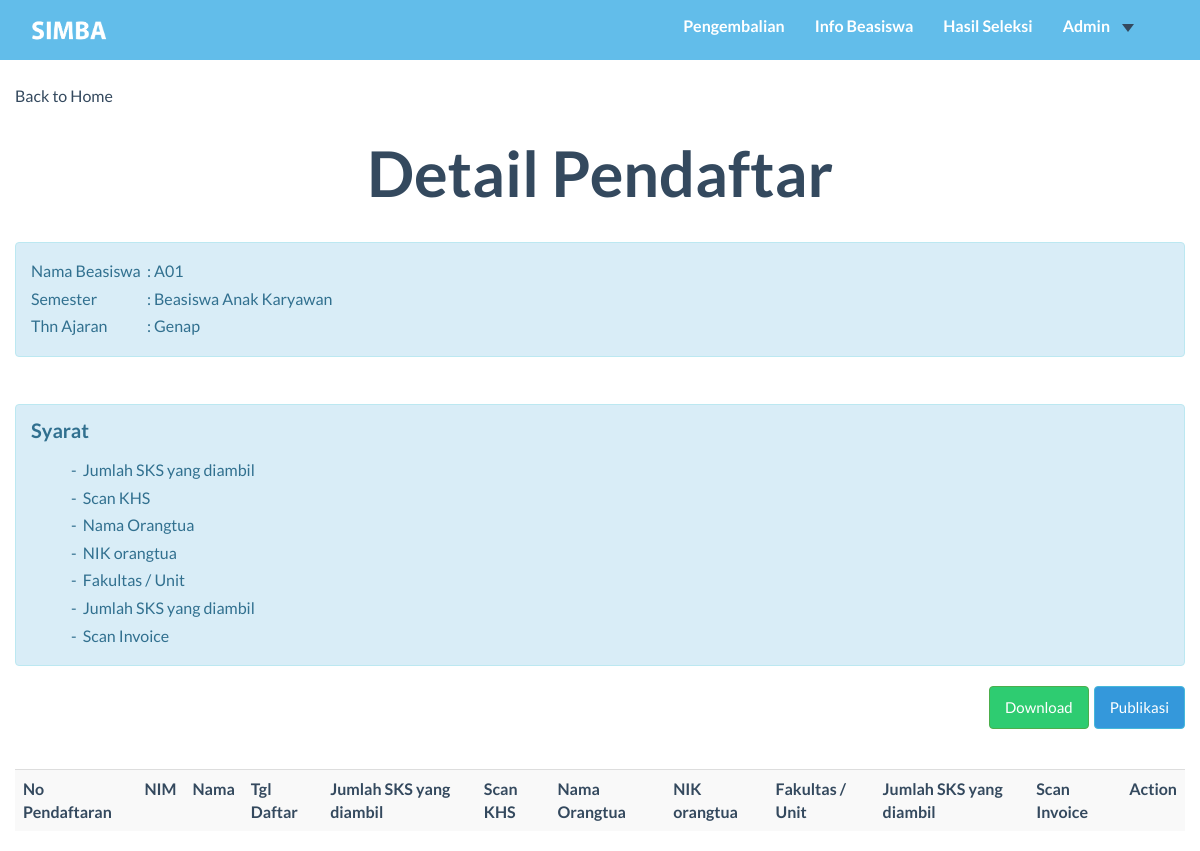
The app's page /user_admin/detail_pendaftar.php?kd_bsw=A01 with its own data.
### tables this page shows
CREATE TABLE `beasiswa` (
  `kd_bsw` char(3) NOT NULL,
  `nama_bsw` varchar(99) NOT NULL,
  `semt` char(6) NOT NULL,
  `thn_ajar` char(9) NOT NULL,
  `tgl_buka` date NOT NULL,
  `tgl_tutup` date NOT NULL,
  `kuota` int(11) NOT NULL,
  `isTampil` tinyint(1) NOT NULL,
  `Keterangan` mediumtext NOT NULL,
  `isPublish` tinyint(1) NOT NULL DEFAULT '0'
);

CREATE TABLE `ref_syarat` (
  `kd_syarat` char(3) NOT NULL,
  `nama_syarat` varchar(99) NOT NULL,
  `tipe_syarat` char(2) NOT NULL
);

### user_admin/detail_pendaftar.php (the view, shortened to what this page needs)
<?php
Include("../function/koneksi.php");
$kode_bsw = $_GET['kd_bsw'];
$sqlBsw = "SELECT * from beasiswa where kd_bsw='$kode_bsw'";
$bswExc= mysqli_query($koneksi,$sqlBsw);
$rowBsw = mysqli_fetch_array($bswExc);
?>
<!DOCTYPE HTML>
<HTML>
<head>
    <link href="../css/bootstrap.min.css" rel="stylesheet">
    <link rel="stylesheet" href="https://maxcdn.bootstrapcdn.com/bootstrap/3.3.7/css/bootstrap.min.css">
    <link href="../font-awesome/css/font-awesome.min.css" rel="stylesheet">
    <link href="../css/general.css" rel="stylesheet">
    <link href="../css/custom.css" rel="stylesheet">
    <link href="../css/owl.carousel.css" rel="stylesheet">
    <link href="../css/owl.theme.css" rel="stylesheet">
    <link href="../css/style.css" rel="stylesheet">
    <link href="../css/animate.css" rel="stylesheet">
    <link rel="stylesheet" href="../css/magnific-popup.css">
</head>
<body>
    <nav class="navbar-default" role="navigation" style="position: fixed; top: 0px;">
        <div class="container">
            <a class="" href="index.php">
                <img src="../img/logo2.png" height="45px" style="margin-top:8px; margin-left:0" id="logo"/>
            </a>
            <div class="collapse navbar-collapse navbar-right navbar-ex1-collapse stuckMenu">
                <ul class="nav navbar-nav">
                    <li class="menuItem"><a href="Cicilan.php">Pengembalian </a></li>
                    <li class="menuItem"><a href="../index.php#infoBeasiswa">Info Beasiswa </a></li>
                    <li class="menuItem"><a href="../index.php#hasilSeleksi">Hasil Seleksi </a></li>
                    <li class="menuItem dropdown">
                        <a class="dropdown-toggle" data-toggle="dropdown" href="#">Admin<span class="caret"></span></a>
                    </li>
                </ul>
            </div>
        </div>
    </nav>
    <div class="container">
        <div class="row">
            <br/><br/><br/>
            <a href="index.php">Back to Home</a>
            <h2 class="text-center">Detail Pendaftar</h2>
            <br/>
            <div class="alert alert-info">
                <table>
                    <tr>
                        <td>Nama Beasiswa &nbsp; </td>
                        <td>:&nbsp;</td>
                        <td><?php echo $rowBsw[0];?> </td>
                    </tr>
                    <tr>
                        <td>Semester</td>
                        <td>:&nbsp;</td>
                        <td><?php echo $rowBsw[1];?></td>
                    </tr>
                    <tr>
                        <td> Thn Ajaran </td>
                        <td>:&nbsp;</td>
                        <td> <?php echo $rowBsw[2];?><br/> </td>
                    </tr>
                </table>
            </div>
            <br/>
            <?php
            $getSyrSql="SELECT nama_syarat FROM ref_syarat rs NATURAL JOIN syarat_bsw sb NATURAL JOIN beasiswa b WHERE b.kd_bsw='$kode_bsw'";
            $getSyrBeasiswa=mysqli_query($koneksi,$getSyrSql);
            ?>
            <div class="alert alert-info" id="syaratBsw">
              <h4> Syarat</h4>
              <ul style="list-style-type:disc">
              <?php
              while ($rowSyrBsw=mysqli_fetch_array($getSyrBeasiswa)){
                echo"<li> - &nbsp";
                echo $rowSyrBsw['nama_syarat'];
                echo "</li>";
              }
              ?>
            </div>
            <?php
            if($rowBsw['isPublish']==0){
                echo'
                  <a href="publikasi.php?kd_bsw='.$rowBsw['kd_bsw'].'" class="btn btn-info pull-right">Publikasi </a>';
            }elseif($rowBsw['isPublish']==1){
                echo '
                <a href="batal_publikasi.php?kd_bsw='.$rowBsw['kd_bsw'].'" class="btn btn-danger pull-right"> Batal Publikasi </a>';
            }
            echo'<a href="export.php?kd_bsw='.$rowBsw['kd_bsw'].'" class="btn btn-success pull-right" style="margin-right: 5px">Download </a>';
            ?>
            <table class="table table-striped">
                <tr>
                    <th>No Pendaftaran</th>
                    <th>NIM</th>
                    <th>Nama</th>
                    <th>Tgl Daftar</th>
                    <?php
                        $sqlNamaBsw= "SELECT nama_syarat FROM syarat_bsw NATURAL JOIN ref_syarat WHERE kd_bsw='$kode_bsw'";
                        $exc = mysqli_query($koneksi,$sqlNamaBsw);
                        while($row =mysqli_fetch_array($exc)){
                            echo '<th>'.$row[0].'</th>';
                        }
                    ?>
                    <th>Action</th>
                </tr>
            </table>
        </div>
    </div>
</body>
</HTML>

### css/general.css (style rules this page uses)
#logo { float: left; position: absolute;; }
body, html { height: 100%; width: 100%; overflow-x:hidden; }
.navbar-default { position: relative; min-height: 60px; width: 100%; z-index: 999; }
.navbar-default .navbar-nav>li>a { color: #ffffff; }

### css/custom.css (style rules this page uses)
li a, .dropbtn { display: inline-block; color: white; text-align: center; padding: 14px 16px; text-decoration: none; }
li.dropdown { display: inline-block; }
.table th, .table td { padding: 8px 12px; }

### records on screen
beasiswa: kd_bsw "A01", nama_bsw "Beasiswa Anak Karyawan", semt "Genap"
ref_syarat: nama_syarat "Jumlah SKS yang diambil"
ref_syarat: nama_syarat "Scan KHS"
ref_syarat: nama_syarat "Nama Orangtua"
ref_syarat: nama_syarat "NIK orangtua"
ref_syarat: nama_syarat "Fakultas / Unit"
ref_syarat: nama_syarat "Scan Invoice"
